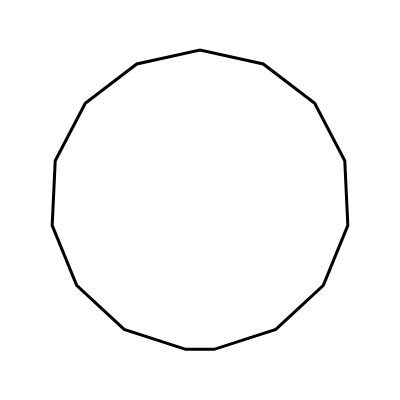
Frame 1 (no input)
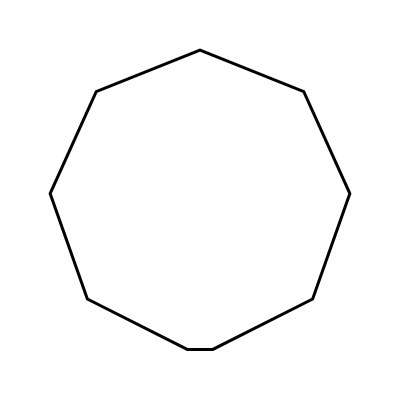
Frame 60 (no input)
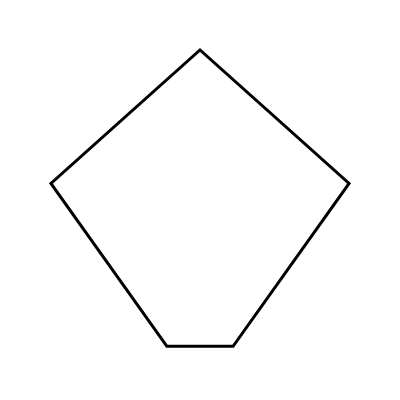
Frame 120 (the mouse pressed at the canvas centre since frame 60)

The p5.js sketch that drew these frames (run headless with seeded random() and noise() and a simulated clock; from frame 60 on, the mouse is pressed at the canvas centre):

// p5.js sketch
// ── sketch.js
var cx, cy;
var radius;

//-----------------------------------------
function setup() {
  createCanvas(400, 400);
  radius = width / 2 * 0.75;
  cx = width / 2;
  cy = height / 2;
}

//-----------------------------------------
function draw() {
  background(255);
  noFill();
  stroke(0);
  strokeWeight(3);

  var maxSides = 60;
  var minSides = 3;
  var t = 0.5 + 0.5 * sin(millis() / 2000.0);
  t = pow(t, 0.33333);
  var nSidesf = constrain(map(t, 0, 1, maxSides, (minSides - 0.25)), minSides, maxSides);
  var nSidesi = ceil(nSidesf);
  var dang = TWO_PI / nSidesf;
  var ang = HALF_PI + (TWO_PI - (((nSidesi - 1) * dang))) / 2.0;
  if (nSidesi % 2 === 0) {
    ang -= dang / 2.0;
  }

  beginShape();
  for (var i = 0; i < nSidesi; i++) {
    var px = cx + radius * cos(ang);
    var py = cy + radius * sin(ang);
    vertex(px, py);
    ang += dang;
  }
  endShape(CLOSE);
}
